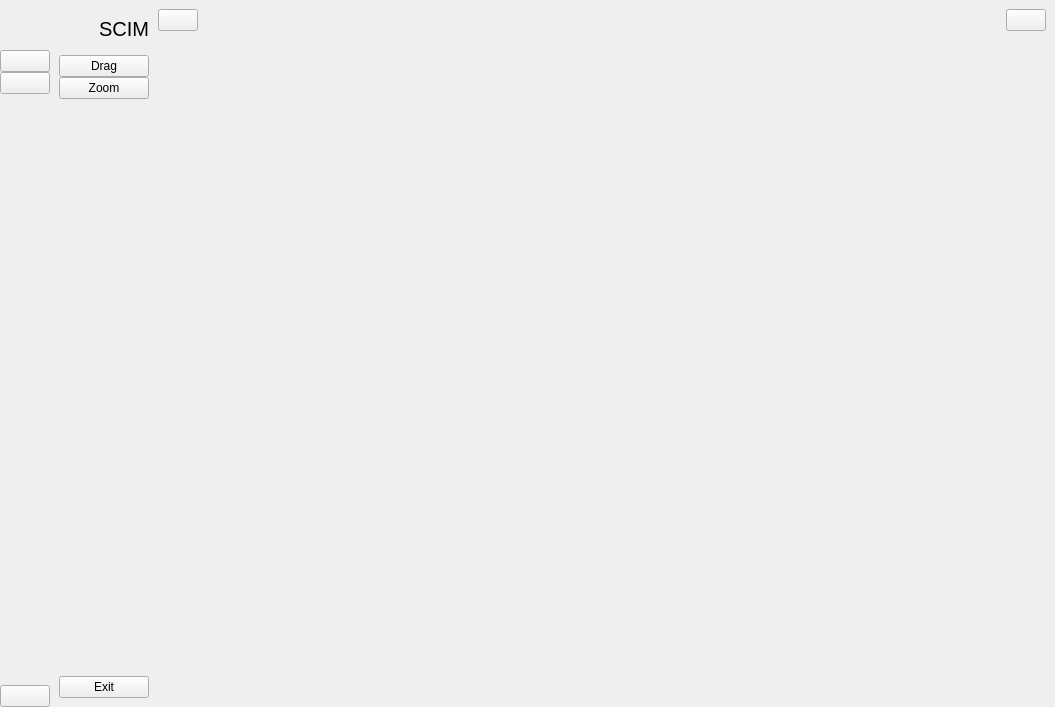
<?xml version="1.0" encoding="UTF-8"?>
<ui version="4.0">
 <class>MainWindow</class>
 <widget class="QMainWindow" name="MainWindow">
  <property name="geometry">
   <rect>
    <x>0</x>
    <y>0</y>
    <width>1055</width>
    <height>707</height>
   </rect>
  </property>
  <property name="windowTitle">
   <string>MainWindow</string>
  </property>
  <widget class="QWidget" name="centralwidget">
   <layout class="QGridLayout" name="gridLayout">
    <property name="leftMargin">
     <number>0</number>
    </property>
    <property name="topMargin">
     <number>0</number>
    </property>
    <property name="rightMargin">
     <number>0</number>
    </property>
    <property name="bottomMargin">
     <number>0</number>
    </property>
    <property name="spacing">
     <number>0</number>
    </property>
    <item row="0" column="2">
     <widget class="QWidget" name="widget_3" native="true">
      <layout class="QVBoxLayout" name="verticalLayout_5">
       <property name="spacing">
        <number>0</number>
       </property>
       <property name="leftMargin">
        <number>0</number>
       </property>
       <property name="topMargin">
        <number>0</number>
       </property>
       <property name="rightMargin">
        <number>0</number>
       </property>
       <property name="bottomMargin">
        <number>0</number>
       </property>
       <item>
        <widget class="QWidget" name="widget" native="true">
         <property name="minimumSize">
          <size>
           <width>0</width>
           <height>40</height>
          </size>
         </property>
         <property name="maximumSize">
          <size>
           <width>16777215</width>
           <height>40</height>
          </size>
         </property>
         <layout class="QHBoxLayout" name="horizontalLayout_4">
          <property name="spacing">
           <number>0</number>
          </property>
          <property name="leftMargin">
           <number>0</number>
          </property>
          <property name="topMargin">
           <number>0</number>
          </property>
          <property name="rightMargin">
           <number>9</number>
          </property>
          <property name="bottomMargin">
           <number>0</number>
          </property>
          <item>
           <widget class="QPushButton" name="change_btn">
            <property name="text">
             <string/>
            </property>
            <property name="icon">
             <iconset resource="resource.qrc">
              <normaloff>:/icon/icon/menu-4-32.ico</normaloff>:/icon/icon/menu-4-32.ico</iconset>
            </property>
            <property name="iconSize">
             <size>
              <width>14</width>
              <height>14</height>
             </size>
            </property>
            <property name="checkable">
             <bool>true</bool>
            </property>
           </widget>
          </item>
          <item>
           <layout class="QHBoxLayout" name="horizontalLayout">
            <property name="spacing">
             <number>10</number>
            </property>
           </layout>
          </item>
          <item>
           <spacer name="horizontalSpacer_2">
            <property name="orientation">
             <enum>Qt::Horizontal</enum>
            </property>
            <property name="sizeHint" stdset="0">
             <size>
              <width>236</width>
              <height>20</height>
             </size>
            </property>
           </spacer>
          </item>
          <item>
           <widget class="QPushButton" name="user_btn">
            <property name="text">
             <string/>
            </property>
            <property name="icon">
             <iconset resource="resource.qrc">
              <normaloff>:/icon/icon/3643772-archive-archives-document-folder-open_113445.ico</normaloff>:/icon/icon/3643772-archive-archives-document-folder-open_113445.ico</iconset>
            </property>
           </widget>
          </item>
         </layout>
        </widget>
       </item>
       <item>
        <widget class="QLabel" name="label">
         <property name="text">
          <string/>
         </property>
         <property name="alignment">
          <set>Qt::AlignCenter</set>
         </property>
        </widget>
       </item>
      </layout>
     </widget>
    </item>
    <item row="0" column="0">
     <widget class="QWidget" name="icon_only_widget" native="true">
      <layout class="QVBoxLayout" name="verticalLayout_3">
       <property name="spacing">
        <number>0</number>
       </property>
       <property name="leftMargin">
        <number>0</number>
       </property>
       <property name="topMargin">
        <number>0</number>
       </property>
       <property name="rightMargin">
        <number>0</number>
       </property>
       <property name="bottomMargin">
        <number>0</number>
       </property>
       <item>
        <layout class="QHBoxLayout" name="horizontalLayout_3">
         <item>
          <widget class="QLabel" name="logo_label_1">
           <property name="minimumSize">
            <size>
             <width>50</width>
             <height>50</height>
            </size>
           </property>
           <property name="maximumSize">
            <size>
             <width>50</width>
             <height>50</height>
            </size>
           </property>
           <property name="text">
            <string/>
           </property>
           <property name="pixmap">
            <pixmap resource="resource.qrc">:/icon/icon/virus_check_mark_rib_cage_xray_icon_142198.ico</pixmap>
           </property>
           <property name="scaledContents">
            <bool>true</bool>
           </property>
          </widget>
         </item>
        </layout>
       </item>
       <item>
        <layout class="QVBoxLayout" name="verticalLayout">
         <property name="spacing">
          <number>0</number>
         </property>
         <item>
          <widget class="QPushButton" name="home_btn_1">
           <property name="text">
            <string/>
           </property>
           <property name="icon">
            <iconset resource="resource.qrc">
             <normaloff>:/icon/icon/drag-gray.ico</normaloff>
             <normalon>:/icon/icon/drag-white.ico</normalon>:/icon/icon/drag-gray.ico</iconset>
           </property>
           <property name="iconSize">
            <size>
             <width>25</width>
             <height>25</height>
            </size>
           </property>
           <property name="checkable">
            <bool>true</bool>
           </property>
           <property name="autoExclusive">
            <bool>true</bool>
           </property>
          </widget>
         </item>
         <item>
          <widget class="QPushButton" name="dashborad_btn_1">
           <property name="text">
            <string/>
           </property>
           <property name="icon">
            <iconset resource="resource.qrc">
             <normaloff>:/icon/icon/zoom-gray.ico</normaloff>
             <normalon>:/icon/icon/zoom-white.ico</normalon>:/icon/icon/zoom-gray.ico</iconset>
           </property>
           <property name="iconSize">
            <size>
             <width>25</width>
             <height>25</height>
            </size>
           </property>
           <property name="checkable">
            <bool>true</bool>
           </property>
           <property name="autoExclusive">
            <bool>true</bool>
           </property>
          </widget>
         </item>
        </layout>
       </item>
       <item>
        <spacer name="verticalSpacer">
         <property name="orientation">
          <enum>Qt::Vertical</enum>
         </property>
         <property name="sizeHint" stdset="0">
          <size>
           <width>20</width>
           <height>375</height>
          </size>
         </property>
        </spacer>
       </item>
       <item>
        <widget class="QPushButton" name="exit_btn_1">
         <property name="text">
          <string/>
         </property>
         <property name="icon">
          <iconset resource="resource.qrc">
           <normaloff>:/icon/icon/close-window-64.ico</normaloff>
           <normalon>:/icon/close-window-64.ico</normalon>:/icon/icon/close-window-64.ico</iconset>
         </property>
         <property name="iconSize">
          <size>
           <width>20</width>
           <height>20</height>
          </size>
         </property>
        </widget>
       </item>
      </layout>
     </widget>
    </item>
    <item row="0" column="1">
     <widget class="QWidget" name="full_menu_widget" native="true">
      <layout class="QVBoxLayout" name="verticalLayout_4">
       <item>
        <layout class="QHBoxLayout" name="horizontalLayout_2">
         <property name="spacing">
          <number>0</number>
         </property>
         <item>
          <widget class="QLabel" name="logo_label_2">
           <property name="minimumSize">
            <size>
             <width>40</width>
             <height>40</height>
            </size>
           </property>
           <property name="maximumSize">
            <size>
             <width>40</width>
             <height>40</height>
            </size>
           </property>
           <property name="text">
            <string/>
           </property>
           <property name="pixmap">
            <pixmap resource="resource.qrc">:/icon/icon/virus_check_mark_rib_cage_xray_icon_142198.ico</pixmap>
           </property>
           <property name="scaledContents">
            <bool>true</bool>
           </property>
          </widget>
         </item>
         <item>
          <widget class="QLabel" name="logo_label_3">
           <property name="font">
            <font>
             <pointsize>15</pointsize>
            </font>
           </property>
           <property name="text">
            <string>SCIM</string>
           </property>
          </widget>
         </item>
        </layout>
       </item>
       <item>
        <layout class="QVBoxLayout" name="verticalLayout_2">
         <property name="spacing">
          <number>0</number>
         </property>
         <item>
          <widget class="QPushButton" name="home_btn_2">
           <property name="text">
            <string>Drag</string>
           </property>
           <property name="icon">
            <iconset resource="resource.qrc">
             <normaloff>:/icon/icon/drag-gray.ico</normaloff>
             <normalon>:/icon/icon/drag-white.ico</normalon>:/icon/icon/drag-gray.ico</iconset>
           </property>
           <property name="iconSize">
            <size>
             <width>20</width>
             <height>20</height>
            </size>
           </property>
           <property name="checkable">
            <bool>true</bool>
           </property>
           <property name="autoExclusive">
            <bool>true</bool>
           </property>
          </widget>
         </item>
         <item>
          <widget class="QPushButton" name="dashborad_btn_2">
           <property name="text">
            <string>Zoom</string>
           </property>
           <property name="icon">
            <iconset resource="resource.qrc">
             <normaloff>:/icon/icon/zoom-gray.ico</normaloff>
             <normalon>:/icon/icon/zoom-white.ico</normalon>:/icon/icon/zoom-gray.ico</iconset>
           </property>
           <property name="iconSize">
            <size>
             <width>20</width>
             <height>20</height>
            </size>
           </property>
           <property name="checkable">
            <bool>true</bool>
           </property>
           <property name="autoExclusive">
            <bool>true</bool>
           </property>
          </widget>
         </item>
        </layout>
       </item>
       <item>
        <spacer name="verticalSpacer_2">
         <property name="orientation">
          <enum>Qt::Vertical</enum>
         </property>
         <property name="sizeHint" stdset="0">
          <size>
           <width>17</width>
           <height>484</height>
          </size>
         </property>
        </spacer>
       </item>
       <item>
        <widget class="QPushButton" name="exit_btn_2">
         <property name="text">
          <string>Exit</string>
         </property>
         <property name="icon">
          <iconset resource="resource.qrc">
           <normaloff>:/icon/icon/close-window-64.ico</normaloff>:/icon/icon/close-window-64.ico</iconset>
         </property>
         <property name="iconSize">
          <size>
           <width>14</width>
           <height>14</height>
          </size>
         </property>
        </widget>
       </item>
      </layout>
     </widget>
    </item>
   </layout>
  </widget>
 </widget>
 <resources>
  <include location="resource.qrc"/>
 </resources>
 <connections>
  <connection>
   <sender>change_btn</sender>
   <signal>toggled(bool)</signal>
   <receiver>icon_only_widget</receiver>
   <slot>setVisible(bool)</slot>
   <hints>
    <hint type="sourcelabel">
     <x>225</x>
     <y>29</y>
    </hint>
    <hint type="destinationlabel">
     <x>50</x>
     <y>362</y>
    </hint>
   </hints>
  </connection>
  <connection>
   <sender>change_btn</sender>
   <signal>toggled(bool)</signal>
   <receiver>full_menu_widget</receiver>
   <slot>setHidden(bool)</slot>
   <hints>
    <hint type="sourcelabel">
     <x>225</x>
     <y>31</y>
    </hint>
    <hint type="destinationlabel">
     <x>173</x>
     <y>257</y>
    </hint>
   </hints>
  </connection>
  <connection>
   <sender>home_btn_1</sender>
   <signal>toggled(bool)</signal>
   <receiver>home_btn_2</receiver>
   <slot>setChecked(bool)</slot>
   <hints>
    <hint type="sourcelabel">
     <x>27</x>
     <y>69</y>
    </hint>
    <hint type="destinationlabel">
     <x>72</x>
     <y>76</y>
    </hint>
   </hints>
  </connection>
  <connection>
   <sender>dashborad_btn_1</sender>
   <signal>toggled(bool)</signal>
   <receiver>dashborad_btn_2</receiver>
   <slot>setChecked(bool)</slot>
   <hints>
    <hint type="sourcelabel">
     <x>33</x>
     <y>100</y>
    </hint>
    <hint type="destinationlabel">
     <x>67</x>
     <y>99</y>
    </hint>
   </hints>
  </connection>
  <connection>
   <sender>home_btn_2</sender>
   <signal>toggled(bool)</signal>
   <receiver>home_btn_1</receiver>
   <slot>setChecked(bool)</slot>
   <hints>
    <hint type="sourcelabel">
     <x>70</x>
     <y>63</y>
    </hint>
    <hint type="destinationlabel">
     <x>41</x>
     <y>60</y>
    </hint>
   </hints>
  </connection>
  <connection>
   <sender>dashborad_btn_2</sender>
   <signal>toggled(bool)</signal>
   <receiver>dashborad_btn_1</receiver>
   <slot>setChecked(bool)</slot>
   <hints>
    <hint type="sourcelabel">
     <x>160</x>
     <y>99</y>
    </hint>
    <hint type="destinationlabel">
     <x>26</x>
     <y>90</y>
    </hint>
   </hints>
  </connection>
  <connection>
   <sender>exit_btn_2</sender>
   <signal>clicked()</signal>
   <receiver>MainWindow</receiver>
   <slot>close()</slot>
   <hints>
    <hint type="sourcelabel">
     <x>187</x>
     <y>648</y>
    </hint>
    <hint type="destinationlabel">
     <x>284</x>
     <y>606</y>
    </hint>
   </hints>
  </connection>
  <connection>
   <sender>exit_btn_1</sender>
   <signal>clicked()</signal>
   <receiver>MainWindow</receiver>
   <slot>close()</slot>
   <hints>
    <hint type="sourcelabel">
     <x>34</x>
     <y>659</y>
    </hint>
    <hint type="destinationlabel">
     <x>47</x>
     <y>626</y>
    </hint>
   </hints>
  </connection>
 </connections>
</ui>
